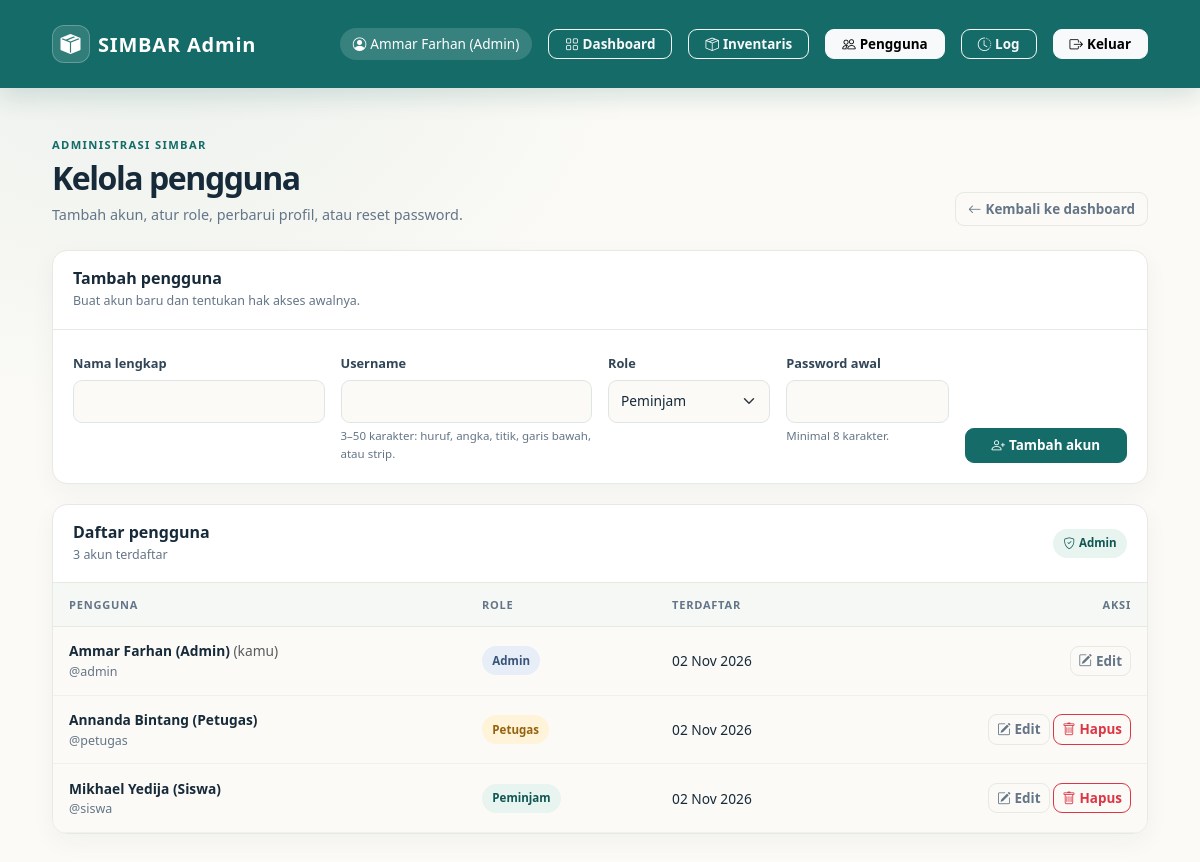
Screenshot of /admin/pengguna.php (signed in) with the database file from the repository.
### tables this page shows
CREATE TABLE `users` (
  `id` int(11) NOT NULL,
  `nama` varchar(100) NOT NULL,
  `username` varchar(50) NOT NULL,
  `password` varchar(255) NOT NULL,
  `role` enum('admin','petugas','peminjam') NOT NULL DEFAULT 'peminjam',
  `created_at` timestamp NOT NULL DEFAULT current_timestamp()
);

### admin/pengguna.php (the view, shortened to what this page needs)
<?php
require_once '../config/koneksi.php';
function h($value): string
{
    return htmlspecialchars((string)$value, ENT_QUOTES, 'UTF-8');
}
$users = [];
$error_message = null;
$current_user_id = (int)$_SESSION['user_id'];
try {
    $stmt = $pdo->query(
        'SELECT id, nama, username, role, created_at
         FROM users
         ORDER BY FIELD(role, "admin", "petugas", "peminjam"), nama ASC'
    );
    $users = $stmt->fetchAll(PDO::FETCH_ASSOC);
} catch (PDOException $e) {
    error_log('SIMBAR user list query failed: ' . $e->getMessage());
    $error_message = 'Daftar pengguna belum dapat dimuat. Silakan muat ulang halaman.';
}
$role_labels = [
    'admin' => 'Admin',
    'petugas' => 'Petugas',
    'peminjam' => 'Peminjam',
];
?>
<!DOCTYPE html>
<html lang="id">
<head>
    <link href="https://cdn.jsdelivr.net/npm/bootstrap@5.3.3/dist/css/bootstrap.min.css" rel="stylesheet">
    <link href="https://cdn.jsdelivr.net/npm/bootstrap-icons@1.11.3/font/bootstrap-icons.css" rel="stylesheet">
</head>
<body>
    <nav class="navbar navbar-dark navbar-custom">
        <div class="container d-flex justify-content-between align-items-center gap-3">
            <a class="navbar-brand fw-bold text-white" href="index.php">
                <span class="brand-mark me-2"><i class="bi bi-box-seam-fill"></i></span>
                SIMBAR Admin
            </a>
            <div class="d-flex align-items-center gap-2 gap-md-3 admin-nav">
                <span class="user-chip d-none d-md-inline-flex align-items-center">
                    <i class="bi bi-person-circle me-1"></i><?= h($_SESSION['nama'] ?? 'Admin') ?>
                </span>
                <a href="index.php" class="btn btn-sm btn-outline-light px-3"><i class="bi bi-grid me-1"></i><span>Dashboard</span></a>
                <a href="barang.php" class="btn btn-sm btn-outline-light px-3"><i class="bi bi-box-seam me-1"></i><span>Inventaris</span></a>
                <a href="pengguna.php" class="btn btn-sm btn-light px-3" aria-current="page"><i class="bi bi-people me-1"></i><span>Pengguna</span></a>
                <a href="log.php" class="btn btn-sm btn-outline-light px-3"><i class="bi bi-clock-history me-1"></i><span>Log</span></a>
                <a href="../logout.php" class="btn btn-sm btn-light px-3">
                    <i class="bi bi-box-arrow-right me-1"></i><span class="d-none d-sm-inline">Keluar</span>
                </a>
            </div>
        </div>
    </nav>
    <main class="container my-4 my-md-5">
        <div class="page-heading">
            <div>
                <p class="eyebrow">Administrasi SIMBAR</p>
                <h1>Kelola pengguna</h1>
                <p class="page-description">Tambah akun, atur role, perbarui profil, atau reset password.</p>
            </div>
            <a href="index.php" class="btn btn-outline-secondary">
                <i class="bi bi-arrow-left me-1"></i>Kembali ke dashboard
            </a>
        </div>
        <section class="panel" aria-labelledby="create-user-heading">
            <div class="panel-heading">
                <h2 id="create-user-heading">Tambah pengguna</h2>
                <p>Buat akun baru dan tentukan hak akses awalnya.</p>
            </div>
            <div class="panel-body">
                <form action="pengguna_aksi.php" method="post" class="row g-3">
                    <div class="col-md-6 col-lg-3">
                        <label class="form-label" for="nama">Nama lengkap</label>
                        <input class="form-control" type="text" id="nama" name="nama" maxlength="100" required>
                    </div>
                    <div class="col-md-6 col-lg-3">
                        <label class="form-label" for="username">Username</label>
                        <input class="form-control" type="text" id="username" name="username" minlength="3" maxlength="50" pattern="[A-Za-z0-9._-]{3,50}" autocomplete="off" required>
                        <div class="form-text">3–50 karakter: huruf, angka, titik, garis bawah, atau strip.</div>
                    </div>
                    <div class="col-md-6 col-lg-2">
                        <label class="form-label" for="role">Role</label>
                        <select class="form-select" id="role" name="role" required>
                            <option value="peminjam">Peminjam</option>
                        </select>
                    </div>
                    <div class="col-md-6 col-lg-2">
                        <label class="form-label" for="password">Password awal</label>
                        <input class="form-control" type="password" id="password" name="password" minlength="8" maxlength="72" autocomplete="new-password" required>
                        <div class="form-text">Minimal 8 karakter.</div>
                    </div>
                    <div class="col-lg-2 d-flex align-items-end">
                        <button class="btn btn-primary w-100" type="submit">
                            <i class="bi bi-person-plus me-1"></i>Tambah akun
                        </button>
                    </div>
                </form>
            </div>
        </section>
        <section class="panel table-panel" aria-labelledby="users-heading">
            <div class="panel-heading d-flex align-items-center justify-content-between gap-3">
                <div>
                    <h2 id="users-heading">Daftar pengguna</h2>
                    <p><?= count($users) ?> akun terdaftar</p>
                </div>
                <span class="role-badge"><i class="bi bi-shield-check me-1"></i>Admin</span>
            </div>
            <?php if (empty($users) && !$error_message): ?>
                <div class="empty-state">Belum ada data pengguna.</div>
            <?php else: ?>
                <div class="table-responsive">
                    <table class="table align-middle">
                        <thead>
                            <tr>
                                <th>Pengguna</th>
                                <th>Role</th>
                                <th>Terdaftar</th>
                                <th class="text-end">Aksi</th>
                            </tr>
                        </thead>
                        <tbody>
                            <?php foreach ($users as $user): ?>
                                <?php
                                $is_current_user = (int)$user['id'] === $current_user_id;
                                $role_class = $user['role'] === 'admin' ? 'admin' : ($user['role'] === 'petugas' ? 'petugas' : '');
                                ?>
                                <tr>
                                    <td data-label="Pengguna">
                                        <div class="user-name"><?= h($user['nama']) ?><?= $is_current_user ? ' <span class="text-muted fw-normal">(kamu)</span>' : '' ?></div>
                                        <div class="user-username">@<?= h($user['username']) ?></div>
                                    </td>
                                    <td data-label="Role"><span class="role-badge <?= h($role_class) ?>"><?= h($role_labels[$user['role']] ?? $user['role']) ?></span></td>
                                    <td data-label="Terdaftar"><?= h(date('d M Y', strtotime($user['created_at']))) ?></td>
                                    <td class="text-end text-nowrap" data-label="Aksi">
                                        <button
                                            type="button"
                                            class="btn btn-sm btn-outline-secondary"
                                            data-bs-toggle="modal"
                                            data-bs-target="#editUserModal"
                                            data-id="<?= (int)$user['id'] ?>"
                                            data-nama="<?= h($user['nama']) ?>"
                                            data-username="<?= h($user['username']) ?>"
                                            data-role="<?= h($user['role']) ?>"
                                            data-current="<?= $is_current_user ? '1' : '0' ?>">
                                            <i class="bi bi-pencil-square me-1"></i>Edit
                                        </button>
                                        <?php if (!$is_current_user): ?>
                                            <button
                                                type="button"
                                                class="btn btn-sm btn-outline-danger"
                                                data-bs-toggle="modal"
                                                data-bs-target="#deleteUserModal"
                                                data-id="<?= (int)$user['id'] ?>"
                                                data-nama="<?= h($user['nama']) ?>"
                                                data-username="<?= h($user['username']) ?>">
                                                <i class="bi bi-trash me-1"></i>Hapus
                                            </button>
                                        <?php endif; ?>
                                    </td>
                                </tr>
                            <?php endforeach; ?>
                        </tbody>
                    </table>
                </div>
            <?php endif; ?>
        </section>
    </main>
</body>
</html>

### admin/pengguna.php (style rules this page uses)
:root { color-scheme: light; --ink: #172a3a; --muted: #647587; --brand: #146b68; --brand-dark: #105653; --mint: #e8f4ef; --paper: #fbfaf6; --line: #e7e9e3; --white: #fff; --bs-primary: var(--brand); --bs-primary-rgb: 20, 107, 104; --bs-body-color: var(--ink); --bs-body-bg: var(--paper); --bs-border-color: var(--line); --bs-primary-text-emphasis: var(--brand-dark); --bs-primary-bg-subtle: var(--mint); --bs-primary-border-subtle: #c7e1d8; }
* { box-sizing: border-box; }
body { min-height: 100vh; margin: 0; background: radial-gradient(ellipse at 12% 0, rgba(20, 107, 104, .07), transparent 34%), var(--paper); color: var(--ink); font-family: "Segoe UI", Arial, sans-serif; line-height: 1.55; }
.container { max-width: 1120px; }
.navbar-custom { background: var(--brand); box-shadow: 0 8px 24px rgba(16, 86, 83, .16); }
.navbar-custom .container { min-height: 72px; }
.navbar-brand { display: inline-flex; align-items: center; letter-spacing: .04em; }
.brand-mark { width: 38px; height: 38px; display: grid; place-items: center; border: 1px solid rgba(255,255,255,.25); border-radius: 12px; background: rgba(255,255,255,.12); }
.user-chip { padding: .35rem .8rem; border-radius: 999px; background: rgba(255,255,255,.15); color: var(--white); font-size: .85rem; }
.page-heading { display: flex; align-items: flex-end; justify-content: space-between; gap: 20px; margin-bottom: 24px; }
.eyebrow { margin: 0 0 6px; color: var(--brand); font-size: .7rem; font-weight: 800; letter-spacing: .12em; text-transform: uppercase; }
h1 { margin: 0 0 6px; color: var(--ink); font-size: clamp(1.55rem, 3vw, 2rem); font-weight: 750; letter-spacing: -.045em; }
.page-description { margin: 0; color: var(--muted); font-size: .9rem; }
.panel { overflow: hidden; border: 1px solid var(--line); border-radius: 15px; background: var(--white); box-shadow: 0 8px 24px rgba(29, 55, 62, .045); }
.panel-heading { padding: 18px 20px; border-bottom: 1px solid var(--line); }
.panel-heading h2 { margin: 0 0 3px; font-size: 1rem; font-weight: 750; }
.panel-heading p { margin: 0; color: var(--muted); font-size: .78rem; }
.panel-body { padding: 20px; }
.form-label { margin-bottom: .4rem; color: #314556; font-size: .8rem; font-weight: 700; }
.form-control, .form-select { min-height: 43px; border-color: #dfe5e3; border-radius: 9px; color: var(--ink); font-size: .86rem; }
.form-text { color: var(--muted); font-size: .72rem; }
.btn { border-radius: 9px; font-size: .84rem; font-weight: 650; }
.btn-primary { --bs-btn-bg: var(--brand); --bs-btn-border-color: var(--brand); --bs-btn-hover-bg: var(--brand-dark); --bs-btn-hover-border-color: var(--brand-dark); --bs-btn-active-bg: var(--brand-dark); --bs-btn-active-border-color: var(--brand-dark); }
.btn-outline-secondary { --bs-btn-color: var(--muted); --bs-btn-border-color: var(--line); --bs-btn-hover-bg: var(--mint); --bs-btn-hover-color: var(--brand-dark); --bs-btn-hover-border-color: var(--brand); }
.table-panel { margin-top: 20px; }
.table-responsive { overflow-x: auto; }
.table { margin: 0; }
.table thead th { padding: .8rem 1rem; border-bottom: 1px solid var(--line); background: #f5f8f5; color: var(--muted); font-size: .69rem; font-weight: 800; letter-spacing: .07em; text-transform: uppercase; white-space: nowrap; }
.table tbody td { padding: .85rem 1rem; border-color: #eef1ed; color: var(--ink); font-size: .86rem; vertical-align: middle; }
.user-name { font-weight: 700; }
.user-username { color: var(--muted); font-size: .78rem; }
.role-badge { display: inline-flex; padding: .35rem .65rem; border-radius: 999px; background: var(--mint); color: var(--brand-dark); font-size: .72rem; font-weight: 750; }
.role-badge.admin { background: #e8eef8; color: #38547a; }
.role-badge.petugas { background: #fff3da; color: #95620e; }

### rows the page displays
users: nama "Ammar Farhan (Admin)", shows "(kamu)", username "admin", role "Admin", created_at "02 Nov 2026"
users: nama "Annanda Bintang (Petugas)", username "petugas", role "Petugas", created_at "02 Nov 2026"
users: nama "Mikhael Yedija (Siswa)", username "siswa", role "Peminjam", created_at "02 Nov 2026"

### other values shown
$_SESSION['nama'] "Ammar Farhan (Admin)"
count($users) "3"
